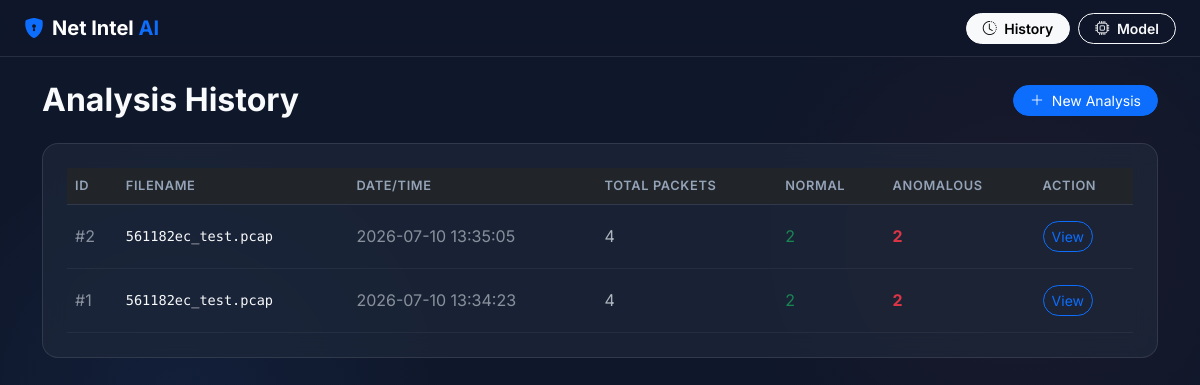
The app's page /history with its own data.
### tables this page shows
CREATE TABLE analysis_history (
            id INTEGER PRIMARY KEY AUTOINCREMENT,
            filename TEXT NOT NULL,
            file_hash TEXT,
            upload_time DATETIME DEFAULT CURRENT_TIMESTAMP,
            total_packets INTEGER,
            normal_packets INTEGER,
            anomalous_packets INTEGER
        );

### routes/main.py (the view)
@main_bp.route('/history')
def history():
    history_data = get_all_history()
    return render_template('history.html', history=history_data)

### core/database.py (called while the page is built)
def get_db_connection():
    db_path = os.path.join(current_app.config['DATA_DIR'], 'nids.db')
    conn = sqlite3.connect(db_path)
    conn.row_factory = sqlite3.Row
    return conn

def get_all_history():
    try:
        conn = get_db_connection()
        cursor = conn.cursor()
        cursor.execute('SELECT * FROM analysis_history ORDER BY upload_time DESC')
        rows = cursor.fetchall()
        conn.close()
        return [dict(row) for row in rows]
    except Exception as e:
        logger.error(f"Failed to retrieve history: {e}")
        return []

### templates/history.html (shortened to what this page needs)
<!DOCTYPE html>
<html lang="en" data-bs-theme="dark">
<head>
    <link href="https://cdn.jsdelivr.net/npm/bootstrap@5.3.0/dist/css/bootstrap.min.css" rel="stylesheet">
    <link href="https://cdn.jsdelivr.net/npm/bootstrap-icons@1.10.5/font/bootstrap-icons.css" rel="stylesheet">
    <link rel="stylesheet" href="/static/css/style.css">
</head>
<body class="dashboard-body">
    <nav class="navbar navbar-expand-lg navbar-dark glass-nav sticky-top">
        <div class="container-fluid px-4">
            <a class="navbar-brand fw-bold" href="/">
                <i class="bi bi-shield-lock-fill text-primary me-2"></i>Net Intel <span class="text-primary">AI</span>
            </a>
            <div class="d-flex gap-2">
                <a href="/history" class="btn btn-outline-light btn-sm rounded-pill px-3 fw-semibold active">
                    <i class="bi bi-clock-history me-1"></i> History
                </a>
                <a href="/model" class="btn btn-outline-light btn-sm rounded-pill px-3 fw-semibold">
                    <i class="bi bi-cpu me-1"></i> Model
                </a>
            </div>
        </div>
    </nav>
    <div class="container py-4">
        <div class="d-flex justify-content-between align-items-center mb-4">
            <h2 class="fw-bold mb-0">Analysis History</h2>
            <a href="/" class="btn btn-primary btn-sm rounded-pill px-3">
                <i class="bi bi-plus-lg me-1"></i> New Analysis
            </a>
        </div>
        <div class="glass-card p-4 rounded-4">
            <div class="table-responsive">
                <table class="table table-hover table-borderless align-middle custom-table mb-0">
                    <thead class="bg-dark">
                        <tr>
                            <th scope="col">ID</th>
                            <th scope="col">Filename</th>
                            <th scope="col">Date/Time</th>
                            <th scope="col">Total Packets</th>
                            <th scope="col">Normal</th>
                            <th scope="col">Anomalous</th>
                            <th scope="col">Action</th>
                        </tr>
                    </thead>
                    <tbody>
                        {% if history %}
                            {% for record in history %}
                            <tr>
                                <td class="text-muted">#{{ record.id }}</td>
                                <td class="font-monospace text-light">{{ record.filename }}</td>
                                <td class="text-muted">{{ record.upload_time }}</td>
                                <td>{{ record.total_packets }}</td>
                                <td><span class="text-success">{{ record.normal_packets }}</span></td>
                                <td>
                                    {% if record.anomalous_packets > 0 %}
                                    <span class="text-danger fw-bold">{{ record.anomalous_packets }}</span>
                                    {% else %}
                                    <span class="text-muted">0</span>
                                    {% endif %}
                                </td>
                                <td>
                                    <a href="/results?filename={{ record.filename }}" class="btn btn-sm btn-outline-primary rounded-pill">View</a>
                                </td>
                            </tr>
                            {% endfor %}
                        {% else %}
                            <tr>
                                <td colspan="7" class="text-center py-4 text-muted">No analysis history found.</td>
                            </tr>
                        {% endif %}
                    </tbody>
                </table>
            </div>
        </div>
    </div>
</body>
</html>

### static/css/style.css (style rules this page uses)
:root { --primary-color: #3b82f6; --primary-hover: #2563eb; --success-color: #10b981; --danger-color: #ef4444; --bg-dark: #0f172a; --card-bg: rgba(30, 41, 59, 0.7); --glass-border: rgba(255, 255, 255, 0.1); --text-primary: #f8fafc; --text-muted: #94a3b8; }
body { font-family: 'Inter', sans-serif; background-color: var(--bg-dark); color: var(--text-primary); background-image: radial-gradient(circle at 15% 50%, rgba(59, 130, 246, 0.08), transparent 25%), radial-gradient(circle at 85% 30%, rgba(239, 68, 68, 0.05), transparent 25%); background-attachment: fixed; }
.glass-panel, .glass-card { background: var(--card-bg); backdrop-filter: blur(12px); -webkit-backdrop-filter: blur(12px); border: 1px solid var(--glass-border); }
.glass-nav { background: rgba(15, 23, 42, 0.8); backdrop-filter: blur(10px); -webkit-backdrop-filter: blur(10px); border-bottom: 1px solid var(--glass-border); }
.custom-table { color: var(--text-primary); }
.custom-table th { background-color: transparent !important; color: var(--text-muted); font-weight: 600; text-transform: uppercase; font-size: 0.8rem; letter-spacing: 0.05em; border-bottom: 1px solid var(--glass-border); }
.custom-table td { background-color: transparent !important; border-bottom: 1px solid rgba(255, 255, 255, 0.05); padding: 1rem 0.5rem; }
.font-monospace { font-family: 'Fira Code', monospace !important; font-size: 0.85rem; }

### records on screen
analysis_history: id "2", filename "561182ec_test.pcap", upload_time "2026-07-10 13:35:05", total_packets "4", normal_packets "2", anomalous_packets "2"
analysis_history: id "1", filename "561182ec_test.pcap", upload_time "2026-07-10 13:34:23", total_packets "4", normal_packets "2", anomalous_packets "2"
